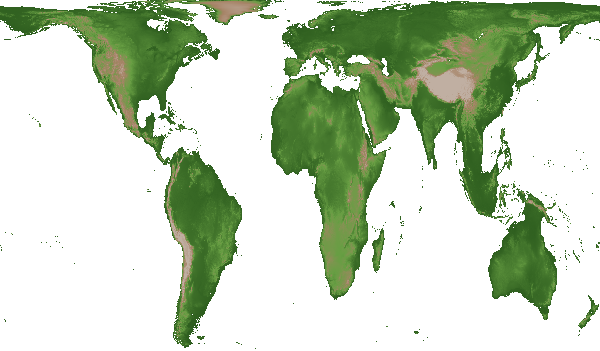
#> input picture docs/models/dispersal_python_model_complete_variant/ch1_map.png, 600 x 351 px
$ jupyter execute --allow-errors dispersal_woldmap_variant.ipynb
#> lines starting #> are read from the running program, lines starting #| are printed output that depends on the picture; after the words box and inside, x2 and y2 are one past the last pixel; in counts of white or black regions, pixels touching at a corner belong together
[cell 1]
# first load image and show with pil
from PIL import Image
from IPython.display import display

# Load the image
image_path = "ch1_map.png"
image = Image.open(image_path)
#> image is the input picture: PIL image 600x351 RGB; mean R, G, B 196.9, 211.2, 187.9
image = image.convert("RGBA")  # Ensure it's in RGBA format
#> image: PIL image 600x351 RGBA
# Display the image
display(image)
# print dimensions of the image
print(f"Image dimensions: {image.size[0]}x{image.size[1]} pixels")
#| Image dimensions: 600x351 pixels

[cell 2]
# make a matrix with similar dimensions such that all white pixels are 0 and all other pixels are 1
import numpy as np
# Convert the image to a numpy array
image_array = np.array(image)
# Create a mask where white pixels are 0 and all other pixels are 1
mask = np.all(image_array[:, :, :3] == [255, 255, 255], axis=-1)
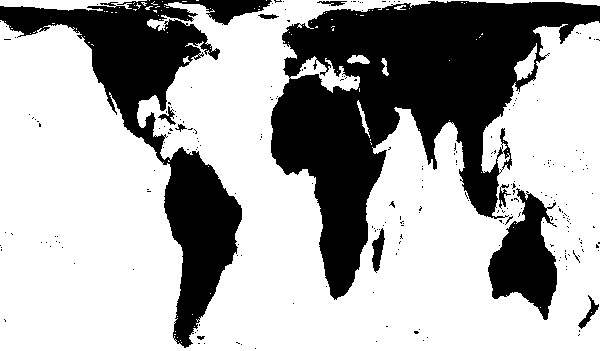
#> mask: shape (351, 600) bool; 66.7% white; 244 black regions (233 under 20 px), largest, box (x1, y1, x2, y2) and area: (271, 1, 600, 300) 41775, (0, 0, 272, 348) 21837, (488, 188, 557, 320) 4945
# Convert the mask to a binary matrix
binary_matrix = np.where(mask, 0, 1)
# Print the shape of the binary matrix
print(f"Binary matrix shape: {binary_matrix.shape}")
#| Binary matrix shape: (351, 600)
# Print the first 10 rows of the binary matrix
print("First 10 rows of the binary matrix:")
print(binary_matrix[:10])
#> (printed output is left out)
# show as black white image
import matplotlib.pyplot as plt
plt.imshow(binary_matrix, cmap='gray', interpolation='nearest')
#> (this line was passed over: IPython is not available in this run)

[cell 3]
# Boolean land mask: True = land, False = sea. Indexed as LAND[y, x] (row, column).
LAND = binary_matrix.astype(bool)

# Background map as a plain RGB array, loaded once so it isn't re-read every frame.
BG = np.array(Image.open("ch1_map.png").convert("RGB"))

# Terrain suitability and regions
The map colours encode elevation: green is lowland, brown/beige is mountains (Tibet, Andes, Ethiopian highlands).
We turn this into a suitability score per cell, which later slows down hatching in the mountains.

We also define two regions (Europe and Asia) as boxes on the land mask, so we can check whether any of their cells is occupied.

* Which barriers do you expect to slow the route to Asia? And to Europe?

[cell 4]
# --- Terrain suitability from the map itself ---
# Work with floats so the subtraction below can go negative (uint8 would wrap around)
rgb = BG.astype(float)

# Lowlands are green (G much larger than R, ~50), mountains are brown/beige (G about equal to or below R)
greenness = rgb[:, :, 1] - rgb[:, :, 0]
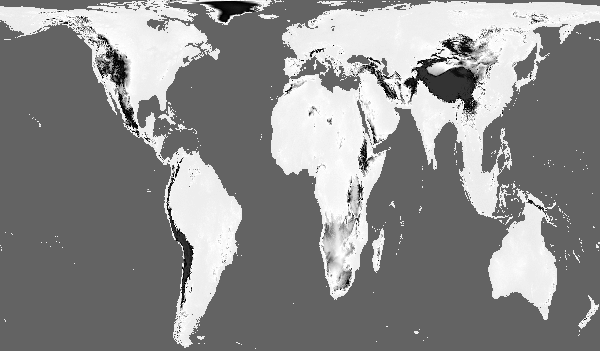
#> greenness: shape (351, 600) float64; min -35, max 55, mean 14.3; drawn with min black and max white

# Scale to 0-1: lowland ~1, mountains get the floor of 0.1 (slow, but not impassable)
SUITABILITY = np.clip(greenness / 50, 0.1, 1.0)
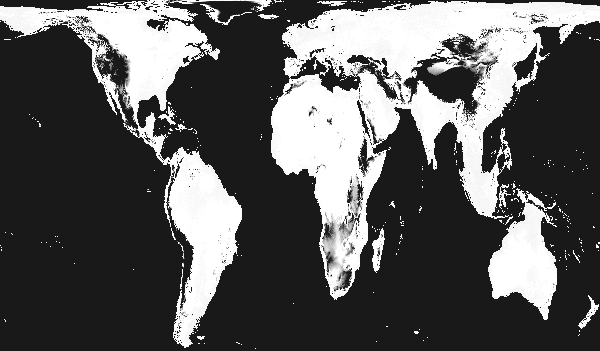
#> SUITABILITY: shape (351, 600) float64; min 0.1, max 1, mean 0.361

# Sea is never suitable (agents already can't go there, this just keeps the array clean)
SUITABILITY[~LAND] = 0.0
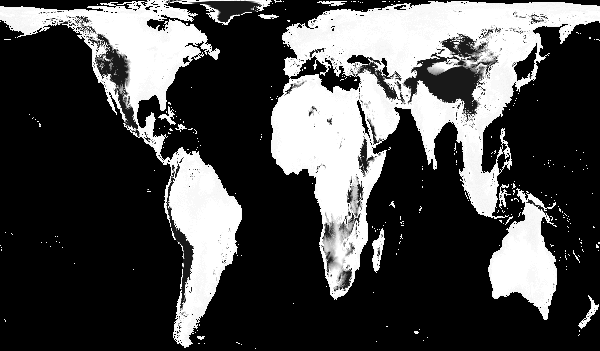
#> SUITABILITY: shape (351, 600) float64; min 0, max 1, mean 0.294

# --- Regions, indexed [y, x] like LAND (y = row, 0 at the top) ---
# Europe: west of the Black Sea, north of the Mediterranean and Turkey
EUROPE = np.zeros_like(LAND)
EUROPE[15:66, 285:381] = True
EUROPE &= LAND   # only count land cells
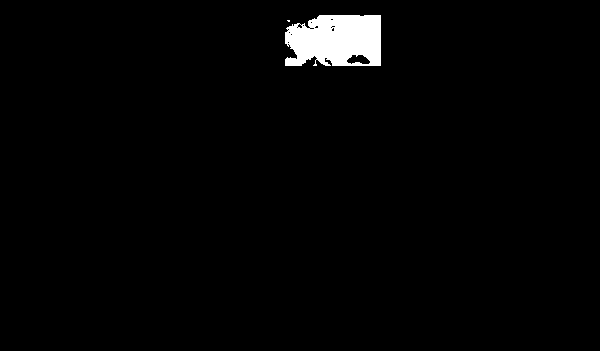
#> EUROPE: shape (351, 600) bool; 2% white; 2 white regions (1 under 20 px), largest, box (x1, y1, x2, y2) and area: (285, 15, 381, 66) 4180

# Asia: east of Iran (India, China, Siberia); the Middle East is left out on purpose,
# otherwise "Asia" is reached almost immediately via Sinai
ASIA = np.zeros_like(LAND)
ASIA[15:151, 420:600] = True
ASIA &= LAND
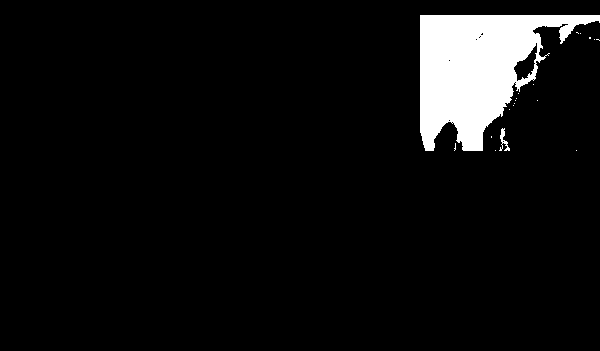
#> ASIA: shape (351, 600) bool; 6.3% white; 19 white regions (17 under 20 px), largest, box (x1, y1, x2, y2) and area: (420, 15, 600, 151) 13109, (499, 128, 510, 151) 95

# Show suitability with the two regions outlined, to check the boxes
#> (the rest of this cell did not finish here and is left out)

[cell 5]
import numpy as np
import pandas as pd
import seaborn as sns
import mesa
from mesa.discrete_space import CellAgent, OrthogonalMooreGrid
from mesa.visualization import SolaraViz, make_plot_component, make_space_component

class DispersalAgent(CellAgent):
    # [47 lines left out: functions __init__, hatch, jump, not called in this run]

# NEW: model-level reporters for the datacollector (same style as maxdistance in the full func model)
def europe_occupied(model):
    # True as soon as any Europe cell holds an agent
    return bool(model.occupied[EUROPE].any())

def asia_occupied(model):
    # True as soon as any Asia cell holds an agent
    return bool(model.occupied[ASIA].any())

def n_agents(model):
    # number of agents = number of occupied cells
    return int(model.occupied.sum())

class DispersalModel(mesa.Model):
    """A model with a grid of cells and agents that can occupy them."""

    def __init__(self, n=10, width=600, height=351, seed=None, growth_rate=0.1,
                 asymmetry=False, jump_prob=0.0005, jump_distance=15):
        # width/height must match the image (600 x 351), or indexing LAND fails.
        """Initialize the model instance

        Args:
            n (int): Number of agents to create.
            width (int): Width of the grid.
            height (int): Height of the grid.
            seed (int, optional): Random seed for reproducibility.
            growth_rate (float): Probability per step that a frontier agent hatches.
            asymmetry (bool): Switch terrain suitability + long-distance jumps on/off.
            jump_prob (float): Probability per step that a frontier agent attempts a jump.
            jump_distance (int): Maximum jump distance in cells (in x and y).
        """
        super().__init__(seed=seed)
        self.num_agents = n
        # NEW: store the switch and jump settings so agents can read them via self.model
        self.asymmetry = asymmetry
        self.jump_prob = jump_prob
        self.jump_distance = jump_distance
        self.grid = OrthogonalMooreGrid(dimensions=(width, height), torus=True, random=self.random)
        # Occupancy array, same shape as the map: True where an agent sits.
        # Must exist before any agent is created, because agents write to it.
        self.occupied = np.zeros((height, width), dtype=bool)

        # Agents that might still hatch. Only these get stepped.
        self.frontier = set()

        # NEW: step at which Europe / Asia is first reached (None = not yet)
        self.europe_arrival = None
        self.asia_arrival = None

        # Create cells and agents
        possible_positions = self.grid.all_cells.cells
        # Only select from a specific rectangular area
        min_x,min_y, max_x, max_y = 350, 150, 370, 170
        # filter the possible positions to only those within the specified rectangle
        filtered_possible_positions = [cell for cell in possible_positions
                                       if min_x <= cell.coordinate[0] <= max_x and
                                            min_y <= cell.coordinate[1] <= max_y and
                                             LAND[cell.coordinate[1], cell.coordinate[0]]]

        DispersalAgent.create_agents(model=self,
                                     n=self.num_agents,
                                     growth_rate=growth_rate,
                                    # sample() picks without replacement: no two agents on one cell.
                                     cell=self.random.sample(filtered_possible_positions, k=self.num_agents),)

        # NEW: collecting some data (model level only; agent level would be thousands of rows per step)
        # A string reporter ("europe_arrival") reads that attribute of the model directly
        self.datacollector = mesa.DataCollector(model_reporters={
            "n_agents": n_agents,
            "europe_occupied": europe_occupied,
            "asia_occupied": asia_occupied,
            "europe_arrival": "europe_arrival",
            "asia_arrival": "asia_arrival",
        })
        self.datacollector.collect(self)

    # [25 lines left out: function step, not called in this run]

# Data collection for a single run
Same as in the full func model: the datacollector stores one row per step in a pandas dataframe.

* At which step does the first agent show up in Europe? And in Asia?

#> (a cell that did not finish here is left out)

#> (a cell that did not finish here is left out)
